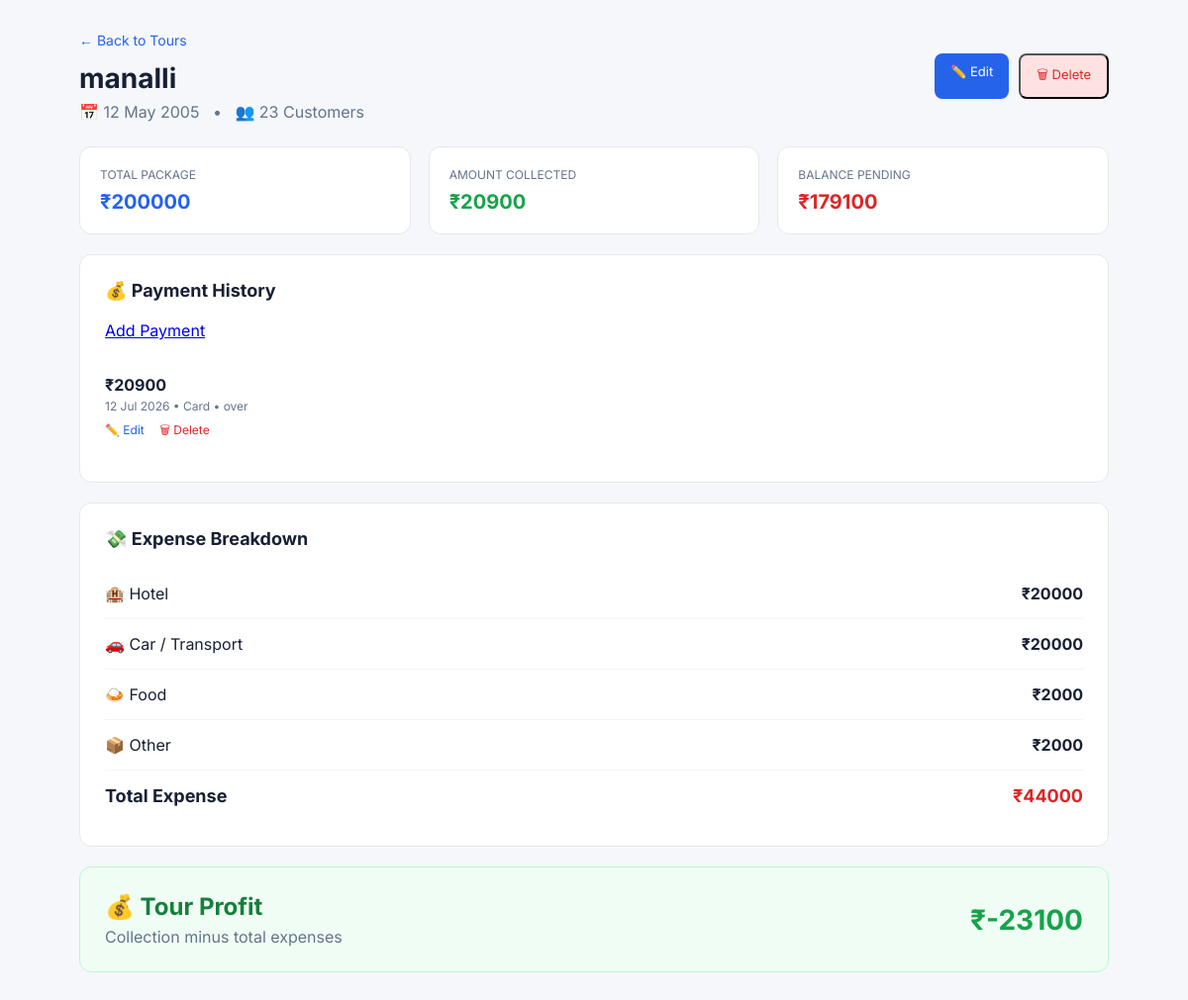
Page /tours/2/ on the committed database.
### finance/models.py (models this page shows, shortened)
class Tour(models.Model):
    tour_name = models.CharField(max_length=200)
    tour_date = models.DateField()
    customer_count = models.PositiveIntegerField(default=0)
    package_amount = models.DecimalField(
        max_digits=12,
        decimal_places=2,
        default=0
    )
    collection = models.DecimalField(
        max_digits=12,
        decimal_places=2,
        default=0
    )
    hotel_expense = models.DecimalField(
        max_digits=12,
        decimal_places=2,
        default=0
    )
    car_expense = models.DecimalField(
        max_digits=12,
        decimal_places=2,
        default=0
    )
    food_expense = models.DecimalField(
        max_digits=12,
        decimal_places=2,
        default=0
    )
    other_expense = models.DecimalField(
        max_digits=12,
        decimal_places=2,
        default=0
    )
    created_at = models.DateTimeField(auto_now_add=True)
    @property
    def total_expense(self):
        return (
            self.hotel_expense
            + self.car_expense
            + self.food_expense
            + self.other_expense
        )
    @property
    def profit(self):
        return self.collection - self.total_expense
    @property
    def pending_amount(self):
        return self.package_amount - self.collection

class Payment(models.Model):
    tour = models.ForeignKey(
        Tour,
        on_delete=models.CASCADE,
        related_name='payments'
    )
    amount = models.DecimalField(
        max_digits=12,
        decimal_places=2
    )
    payment_date = models.DateField()
    payment_method = models.CharField(
        max_length=50,
        default='Cash'
    )
    note = models.CharField(
        max_length=255,
        blank=True
    )
    created_at = models.DateTimeField(
        auto_now_add=True
    )

### finance/views.py (the view)
def tour_detail(request, tour_id):
    tour = get_object_or_404(
        Tour,
        id=tour_id
    )
    return render(
        request,
        'finance/tour_detail.html',
        {
            'tour': tour
        }
    )

### finance/templates/finance/tour_detail.html (shortened to what this page needs)
<!DOCTYPE html>
<html lang="en">
<head>
</head>
<body>
<div class="page">
    <div class="top">
        <div class="title">
            <a
                href="/tours/"
                class="back"
            >
                ← Back to Tours
            </a>
            <h1 style="margin-top:12px;">
                {{ tour.tour_name }}
            </h1>
            <p>
                📅 {{ tour.tour_date|date:"d M Y" }}
                &nbsp; • &nbsp;
                👥 {{ tour.customer_count }} Customers
            </p>
        </div>
        <div class="actions">
           <a
    href="/tours/{{ tour.id }}/edit/"
    class="btn edit"
>
    ✏️ Edit
</a>
          <form
    method="POST"
    action="/tours/{{ tour.id }}/delete/"
    style="display:inline;"
>
    <button
        type="submit"
        class="btn delete"
        onclick="return confirm('Are you sure you want to delete this tour?')"
    >
        🗑 Delete
    </button>
</form>
        </div>
    </div>
    <div class="info-grid">
        <div class="info-card">
            <div class="label">
                TOTAL PACKAGE
            </div>
            <div class="value blue">
                ₹{{ tour.package_amount|floatformat:0 }}
            </div>
        </div>
        <div class="info-card">
            <div class="label">
                AMOUNT COLLECTED
            </div>
            <div class="value green">
                ₹{{ tour.collection|floatformat:0 }}
            </div>
        </div>
        <div class="info-card">
            <div class="label">
                BALANCE PENDING
            </div>
            <div class="value red">
                ₹{{ tour.pending_amount|floatformat:0 }}
            </div>
        </div>
    </div>
<div class="section">
    <h2>
        💰 Payment History
    </h2>
    <div style="margin-bottom:20px;">
       <a href="{% url 'add_payment_for_tour' tour.id %}">
    Add Payment
</a>
    </div>
    {% for payment in tour.payments.all %}
    <div class="row">
        <div>
            <strong>
                ₹{{ payment.amount|floatformat:0 }}
            </strong>
            <div style="color:#64748b;font-size:12px;margin-top:4px;">
                {{ payment.payment_date|date:"d M Y" }}
                •
                {{ payment.payment_method }}
                {% if payment.note %}
                    • {{ payment.note }}
                {% endif %}
                <div style="margin-top:8px;">
    <a
        href="/payments/{{ payment.id }}/edit/"
        style="
            color:#2563eb;
            text-decoration:none;
            font-size:12px;
            margin-right:12px;
        "
    >
        ✏️ Edit
    </a>
    <form
        method="POST"
        action="/payments/{{ payment.id }}/delete/"
        style="display:inline;"
    >
        <button
            type="submit"
            onclick="return confirm('Delete this payment?')"
            style="
                border:none;
                background:none;
                color:#dc2626;
                cursor:pointer;
                font-size:12px;
            "
        >
            🗑 Delete
        </button>
    </form>
</div>
            </div>
        </div>
    </div>
    {% empty %}
    <p style="color:#64748b;">
        No payments recorded yet.
    </p>
    {% endfor %}
</div>
    <div class="section">
        <h2>
            💸 Expense Breakdown
        </h2>
        <div class="row">
            <span>🏨 Hotel</span>
            <strong>
                ₹{{ tour.hotel_expense|floatformat:0 }}
            </strong>
        </div>
        <div class="row">
            <span>🚗 Car / Transport</span>
            <strong>
                ₹{{ tour.car_expense|floatformat:0 }}
            </strong>
        </div>
        <div class="row">
            <span>🍛 Food</span>
            <strong>
                ₹{{ tour.food_expense|floatformat:0 }}
            </strong>
        </div>
        <div class="row">
            <span>📦 Other</span>
            <strong>
                ₹{{ tour.other_expense|floatformat:0 }}
            </strong>
        </div>
        <div class="row total">
            <span>
                Total Expense
            </span>
            <strong class="red">
                ₹{{ tour.total_expense|floatformat:0 }}
            </strong>
        </div>
    </div>
    <div class="profit-box">
        <div>
            <h2>
                💰 Tour Profit
            </h2>
            <p style="color:#64748b;margin-top:6px;">
                Collection minus total expenses
            </p>
        </div>
        <div class="profit-amount">
            ₹{{ tour.profit|floatformat:0 }}
        </div>
    </div>
</div>
</body>
</html>

### finance/templates/finance/tour_detail.html (style rules this page uses)
* { box-sizing: border-box; margin: 0; padding: 0; font-family: 'Inter', sans-serif; }
body { background: #f5f7fb; color: #172033; }
.page { max-width: 1100px; margin: auto; padding: 30px; }
.top { display: flex; justify-content: space-between; align-items: center; margin-bottom: 25px; }
.back { text-decoration: none; color: #2563eb; font-size: 14px; }
.title h1 { font-size: 28px; }
.title p { margin-top: 7px; color: #64748b; }
.actions { display: flex; gap: 10px; }
.btn { padding: 10px 16px; border-radius: 8px; text-decoration: none; font-size: 13px; }
.edit { background: #2563eb; color: white; }
.delete { background: #fee2e2; color: #dc2626; }
.info-grid { display: grid; grid-template-columns: repeat(3, 1fr); gap: 18px; margin-bottom: 20px; }
.info-card { background: white; border: 1px solid #e5e7eb; border-radius: 12px; padding: 20px; }
.label { color: #64748b; font-size: 12px; margin-bottom: 8px; }
.value { font-size: 20px; font-weight: bold; }
.blue { color: #2563eb; }
.green { color: #16a34a; }
.red { color: #dc2626; }
.section { background: white; border: 1px solid #e5e7eb; border-radius: 12px; padding: 25px; margin-bottom: 20px; }
.section h2 { font-size: 18px; margin-bottom: 20px; }
.row { display: flex; justify-content: space-between; padding: 15px 0; border-bottom: 1px solid #f1f5f9; }
.row:last-child { border-bottom: none; }
.total { font-size: 18px; font-weight: bold; }
.profit-box { background: #f0fdf4; border: 1px solid #bbf7d0; border-radius: 12px; padding: 25px; display: flex; justify-content: space-between; align-items: center; }
.profit-box h2 { color: #15803d; }
.profit-amount { font-size: 28px; font-weight: bold; color: #16a34a; }

### rows in the picture
Tour: tour_name "manalli", tour_date "12 May 2005", customer_count "23", package_amount "200000", collection "20900", pending_amount "179100", hotel_expense "20000", car_expense "20000", food_expense "2000", other_expense "2000", total_expense "44000", profit "-23100"
Payment: amount "20900", payment_date "12 Jul 2026", payment_method "Card", note "over"
